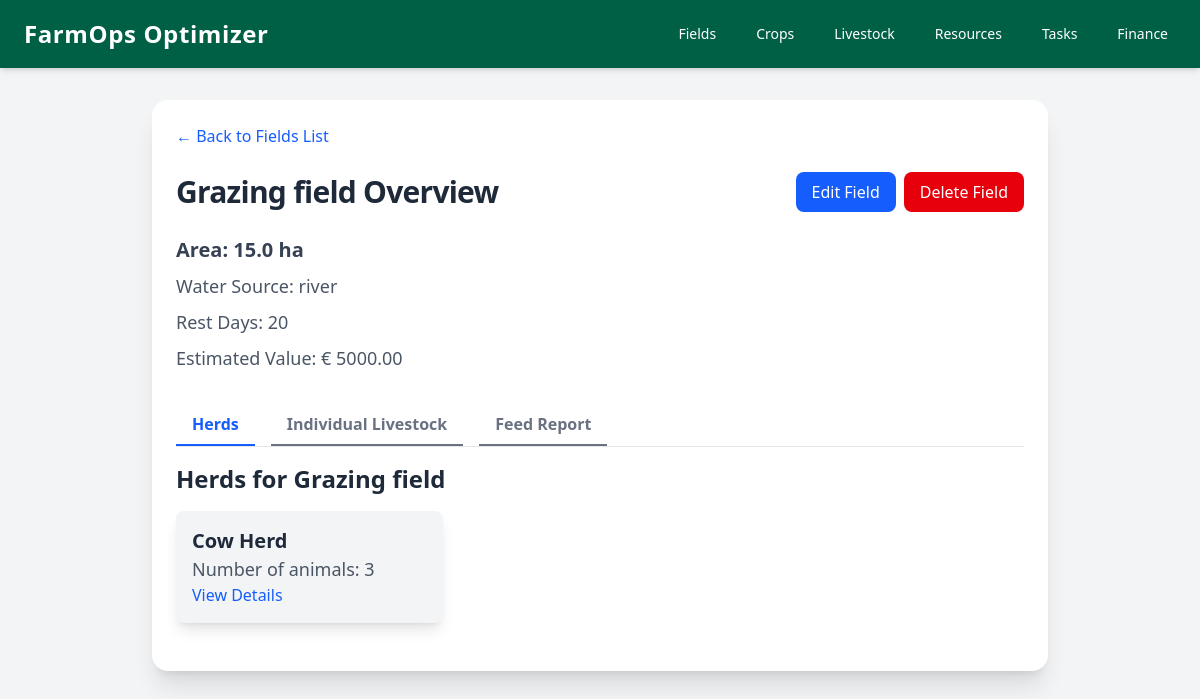
/grazing-field/5/, run on the app's committed database.
### crops/models.py (models this page shows, shortened)
class GrazingField(models.Model):
    user = models.ForeignKey(User, on_delete=models.CASCADE, null=True)
    name = models.CharField(max_length=100)
    area = models.FloatField()
    grazing_rest_days = models.PositiveIntegerField(null=True, blank=True, help_text="Rest days after grazing before reuse")
    estimated_value = models.DecimalField(max_digits=10, decimal_places=2, null=True, blank=True)
    water_source = models.CharField(max_length=50, blank=True, null=True)

### livestock/models.py (models this page shows, shortened)
class Herd(models.Model):
    name = models.CharField(max_length=100)
    field = models.ForeignKey(GrazingField, on_delete=models.SET_NULL, null=True)
    user = models.ForeignKey(User, on_delete=models.CASCADE, related_name='herds')
    species = models.ForeignKey(Species, on_delete=models.SET_NULL, null=True)
    def livestock_count(self):
      return self.livestock.count()

### crops/views.py (the view)
# urls.py: path('grazing-field/<int:id>/', views.grazing_field_detail, name='grazing_field_detail'),
def grazing_field_detail(request, id):
    grazing_field = get_object_or_404(GrazingField, id=id)
    feed_reports = FeedReport.objects.filter(field=id)
    herds = Herd.objects.filter(field=id)
    livestock = Livestock.objects.filter(grazing_field=id)
    return render(request, 'crops/grazing_field_detail.html', {
        'grazing_field': grazing_field,
        'herds': herds,
        'livestock': livestock,
        'feed_reports': feed_reports,
    })

### crops/templates/crops/grazing_field_detail.html (shortened to what this page needs)
{% extends 'base.html' %}
{% block content %}
<div class="max-w-4xl mx-auto p-6 bg-white shadow-xl rounded-2xl">
    <div class="mb-6">
        <a href="{% url 'crops:fields' %}" class="text-blue-600 hover:text-blue-800">&larr; Back to Fields List</a>
    </div>
    <div class="flex items-center justify-between mb-6">
        <h2 class="text-3xl font-bold text-gray-800 tracking-tight">{{ grazing_field.name }} Overview</h2>
        <div class="flex gap-2">
            <a href="{% url 'crops:edit_grazing_field' grazing_field.id %}" class="px-4 py-2 bg-blue-600 text-white rounded-lg hover:bg-blue-700 transition">
                Edit Field
            </a>
            <form method="POST" action="{% url 'crops:delete_grazing_field' grazing_field.id %}" onsubmit="return confirm('Are you sure you want to delete this grazing field?');">
                <button type="submit" class="px-4 py-2 bg-red-600 text-white rounded-lg hover:bg-red-700 transition">
                    Delete Field
                </button>
            </form>
        </div>
    </div>
    <div class="space-y-2 mb-8">
        <p class="text-xl font-semibold text-gray-700">Area: {{ grazing_field.area }} ha</p>
        <p class="text-lg text-gray-600">Water Source: {{ grazing_field.water_source }}</p>
        <p class="text-lg text-gray-600">Rest Days: {{ grazing_field.grazing_rest_days }}</p>
        <p class="text-lg text-gray-600">Estimated Value: € {{ grazing_field.estimated_value }}</p>
    </div>
    <div x-data="{ tab: 'herd' }" class="space-y-6">
        <div class="flex space-x-4 border-b border-gray-200 mb-4">
            <button
                :class="tab === 'herd' ? 'text-blue-600 border-blue-600' : 'text-gray-500'"
                class="px-4 py-2 border-b-2 font-semibold hover:text-blue-600 focus:outline-none"
                @click="tab = 'herd'">
                Herds
            </button>
            <button
                :class="tab === 'livestock' ? 'text-blue-600 border-blue-600' : 'text-gray-500'"
                class="px-4 py-2 border-b-2 font-semibold hover:text-blue-600 focus:outline-none"
                @click="tab = 'livestock'">
                Individual Livestock
            </button>
            <button
                :class="tab === 'feed_report' ? 'text-blue-600 border-blue-600' : 'text-gray-500'"
                class="px-4 py-2 border-b-2 font-semibold hover:text-blue-600 focus:outline-none"
                @click="tab = 'feed_report'">
                Feed Report
            </button>
        </div>
        <div x-show="tab === 'herd'">
            <h3 class="text-2xl font-semibold text-gray-800">Herds for {{ grazing_field.name }}</h3>
            <div class="grid grid-cols-1 sm:grid-cols-2 lg:grid-cols-3 gap-6 mt-4">
                {% for herd in herds %}
                    <div class="bg-gray-100 p-4 rounded-lg shadow-lg">
                        <h4 class="text-xl font-semibold text-gray-800">{{ herd.name }}</h4>
                        <p class="text-lg text-gray-600">Number of animals: {{ herd.livestock_count }}</p>
                        <a href="{% url 'livestock:herd_detail' herd.id %}" class="text-blue-600 hover:text-blue-800">View Details</a>
                    </div>
                {% empty %}
                    <p class="text-lg text-gray-600">No herds available for this grazing field.</p>
                {% endfor %}
            </div>
        </div>
    </div>
</div>
{% endblock %}

### data on the page
GrazingField: name "Grazing field", area "15.0", water_source "river", grazing_rest_days "20", estimated_value "5000.00"
Herd: name "Cow Herd", livestock_count "3"
